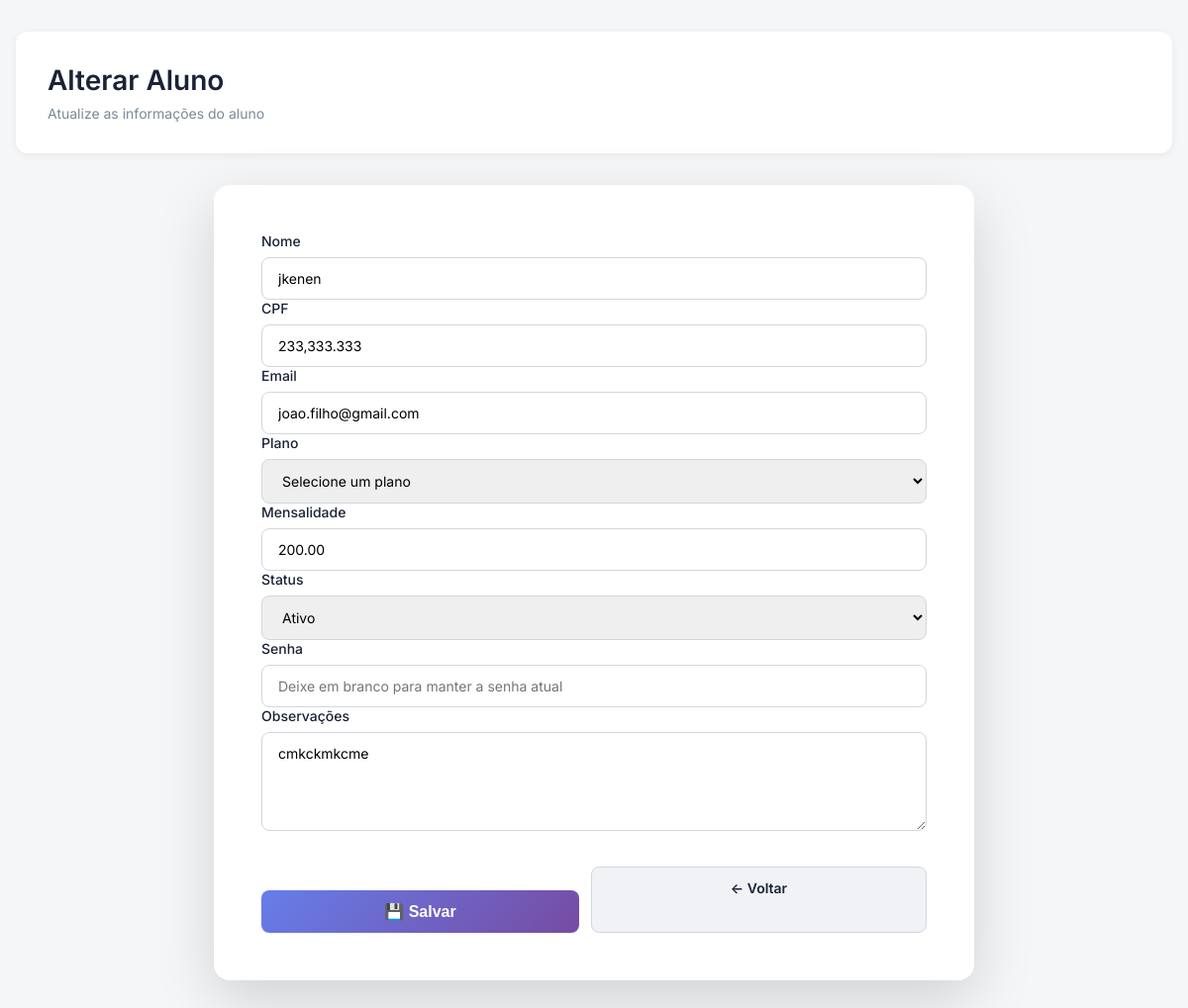
Page /pages/alterar/aluno.php?id=1 (signed in) on the committed database.
### tables this page shows
CREATE TABLE `alunos` (
  `id` int(11) NOT NULL,
  `nome` varchar(255) DEFAULT NULL,
  `cpf` varchar(14) DEFAULT NULL,
  `email` varchar(100) DEFAULT NULL,
  `senha` varchar(255) DEFAULT NULL,
  `plano` varchar(100) DEFAULT NULL,
  `mensalidade` decimal(10,2) DEFAULT NULL,
  `status` tinyint(1) DEFAULT NULL,
  `observacoes` varchar(255) DEFAULT NULL
);

### pages/alterar/aluno.php (the view, shortened to what this page needs)
<?php
require "../../banco/conexao.php";
$id = $_GET['id'] ?? null;
$stmt = $pdo->prepare("SELECT * FROM alunos WHERE id = ?");
$stmt->execute([$id]);
$aluno = $stmt->fetch();
?>
<!DOCTYPE html>
<html lang="pt-br">
<head>
    <link rel="stylesheet" href="../../style.css">
</head>
<body>
    <div class="consulta-container">
        <div class="consulta-header">
            <h1>Alterar Aluno</h1>
            <p>Atualize as informações do aluno</p>
        </div>
        <div class="form-container">
            <form method="post" class="form-group">
                <div class="form-field">
                    <label for="nome">Nome</label>
                    <input type="text" id="nome" name="nome" value="<?= htmlspecialchars($aluno['nome']) ?>" required>
                </div>
                <div class="form-field">
                    <label for="cpf">CPF</label>
                    <input type="text" id="cpf" name="cpf" value="<?= htmlspecialchars($aluno['cpf']) ?>" required>
                </div>
                <div class="form-field">
                    <label for="email">Email</label>
                    <input type="email" id="email" name="email" value="<?= htmlspecialchars($aluno['email']) ?>" required>
                </div>
                <div class="form-field">
                    <label for="plano">Plano</label>
                    <select id="plano" name="plano" required>
                        <option value="">Selecione um plano</option>
                    </select>
                </div>
                <div class="form-field">
                    <label for="mensalidade">Mensalidade</label>
                    <input type="number" id="mensalidade" name="mensalidade" step="0.01" value="<?= htmlspecialchars($aluno['mensalidade']) ?>" required>
                </div>
                <div class="form-field">
                    <label for="status">Status</label>
                    <select id="status" name="status" required>
                        <option value="1" <?= $aluno['status'] ? 'selected' : '' ?>>Ativo</option>
                    </select>
                </div>
                <div class="form-field">
                    <label for="senha">Senha</label>
                    <input type="password" id="senha" name="senha" value="" placeholder="Deixe em branco para manter a senha atual">
                </div>
                <div class="form-field">
                    <label for="observacoes">Observações</label>
                    <textarea id="observacoes" name="observacoes"><?= htmlspecialchars($aluno['observacoes']) ?></textarea>
                </div>
                <div class="form-actions">
                    <button type="submit" class="btn-primary" onclick="return confirm('Tem certeza que deseja alterar?');">💾 Salvar</button>
                    <a href="../consulta_aluno.php" class="btn-secondary">← Voltar</a>
                </div>
            </form>
        </div>
    </div>
</body>
</html>

### style.css (style rules this page uses)
* { margin: 0; padding: 0; box-sizing: border-box; }
body { font-family: 'Inter', -apple-system, BlinkMacSystemFont, 'Segoe UI', sans-serif; background: #f4f6f8; color: #333; }
.form-group { margin-bottom: 20px; background: white; padding: 48px; border-radius: 16px; box-shadow: 0 20px 60px rgba(0, 0, 0, 0.15); }
label { display: block; margin-bottom: 8px; color: #1a2236; font-weight: 500; font-size: 14px; }
input[type="email"], input[type="password"] { width: 100%; padding: 12px 16px; border: 1px solid #d0d7de; border-radius: 8px; font-size: 14px; transition: all 0.3s ease; font-family: inherit; }
button[type="submit"] { width: 100%; padding: 12px 16px; background: linear-gradient(135deg, #667eea 0%, #764ba2 100%); color: white; border: none; border-radius: 8px; font-size: 16px; font-weight: 600; cursor: pointer; transition: all 0.3s ease; margin-top: 24px; }
.btn-primary { display: inline-block; padding: 12px 16px; background: linear-gradient(135deg, #667eea 0%, #764ba2 100%); color: white; text-decoration: none; border-radius: 8px; font-size: 14px; font-weight: 600; transition: all 0.3s ease; text-align: center; border: none; cursor: pointer; }
.form-container { max-width: 800px; margin: 32px auto; padding: 0 16px; }
.form-group { margin-bottom: 20px; }
.form-group label { display: block; margin-bottom: 8px; color: #1a2236; font-weight: 500; font-size: 14px; }
.form-group input, .form-group select, .form-group textarea { width: 100%; padding: 12px 16px; border: 1px solid #d0d7de; border-radius: 8px; font-size: 14px; font-family: inherit; transition: all 0.3s ease; }
.form-group textarea { resize: vertical; min-height: 100px; }
.form-actions { display: flex; gap: 12px; margin-top: 32px; }
.btn-primary, .btn-secondary { padding: 12px 24px; border-radius: 8px; font-size: 14px; font-weight: 600; cursor: pointer; transition: all 0.3s ease; border: none; text-decoration: none; display: inline-block; text-align: center; }
.btn-primary { background: linear-gradient(135deg, #667eea 0%, #764ba2 100%); color: white; flex: 1; }
.btn-secondary { background: #f0f2f5; color: #1a2236; flex: 1; border: 1px solid #d0d7de; }
.consulta-container { max-width: 1200px; margin: 32px auto; padding: 0 16px; }
.consulta-header { background: white; border-radius: 12px; padding: 32px; margin-bottom: 24px; box-shadow: 0 2px 8px rgba(0, 0, 0, 0.06); }
.consulta-header h1 { font-size: 28px; color: #1a2236; margin-bottom: 8px; font-weight: 600; }
.consulta-header p { color: #7a8a99; font-size: 14px; margin: 0; }

### rows in the picture
alunos: nome "jkenen", cpf "233,333.333", email "joao.filho@gmail.com", mensalidade "200.00", status "Ativo", observacoes "cmkckmkcme"
